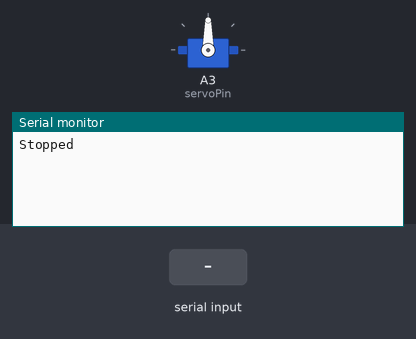
Bench run of a sketch on a simulated Arduino Uno, built with avr-gcc and run on an emulated ATmega328P. Parts: servo, the last lines printed to the serial monitor. Inputs (shaded band) come from the test bench.

Above: at 1.2 s.
1.3 s: "1" received over Serial
At 1.8 s:
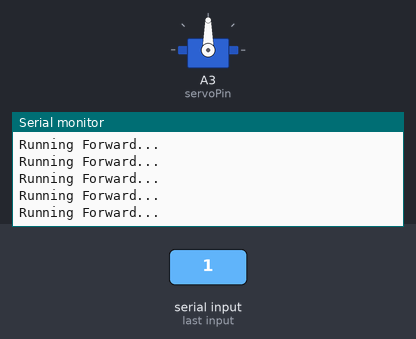
2.8 s: "2" received over Serial
At 3.6 s:
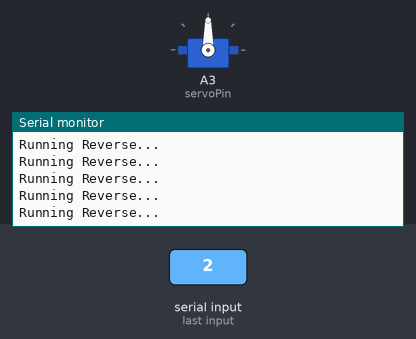

Measured:
- after the input at 1.3 s, the serial monitor: prints a new line at once (image 1)
- after the input at 2.8 s, the serial monitor: prints a new line after 0.07 s (image 2)

The sketch:

servoSerial.ino
```cpp
#include<Servo.h>

char incomingByte = 0;    // for incoming serial data
int servoPin = A3;
boolean forward = false;
boolean reverse = false;
boolean stop = false;

Servo trolly;
void setup() {
    Serial.begin(9600); // opens serial port, sets data rate to 9600 bps
    trolly.attach(servoPin);
     stopServo(trolly);
}

void loop() {

     //trolly.write(0);

    // send data only when you receive data:
    if (Serial.available() > 0 ) {
        // read the incoming byte:
        incomingByte = Serial.read();
        if(incomingByte == '1'){
            Serial.println("Forward");
            forward = true;
            reverse = false;
            stop = false;
        } else if(incomingByte == '2'){
             Serial.println("Reverse");
             forward = false;
             reverse = true;
             stop = false;
        } else if(incomingByte == '3'){
             forward = false;
             reverse = false;
             stop = true;
            }
    }
    if(forward)
        fwdServo(trolly);
    else if(reverse)
        revServo(trolly);
    else if(stop)
        stopServo(trolly);
        delay(10);

        /*
        fwdServo(trolly);
        delay(4500);
        revServo(trolly);
        delay(4500);
        */

}

void initServo()
{
    trolly.attach(servoPin); // servo attached to Analog Pin 3
    trolly.write(90); // Initially the servo must be stopped
}
void stopServo(Servo servo)
{
    Serial.println("Stopped");
    servo.detach(); // detach servo
}
void fwdServo(Servo servo)
{
    Serial.println("Running Forward...");
    servo.attach(servoPin); // Attach servo
    servo.write(72);//rotate the Servo forward, 77,73,72
}

void revServo(Servo servo)
{
    Serial.println("Running Reverse...");
    servo.attach(servoPin); //Attach servo
    servo.write(95); //rotate the Servo reverse , 94, 94,95
}
```
